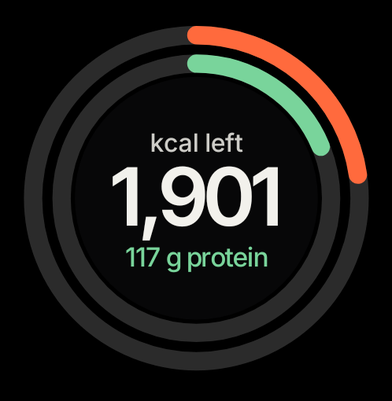
#> input picture docs/widgets/widget-2x2-rings.png, 392 x 401 px, shrunk from 498 x 510 before the run; its folder holds 4 pictures in this run
$ python make-widget-tiles.py
#> lines starting #> are read from the running program, lines starting #| are printed output that depends on the picture
"""Pad the real home-screen widget crops (docs/widgets, black wallpaper) into
tiles for the store deck. The editor rounds and frames them (radius, hairline,
soft shadow), so the padding keeps rings clear of the rounded corners."""
from pathlib import Path
from PIL import Image

ROOT = Path(__file__).resolve().parent.parent
SRC = ROOT.parent.parent / "docs" / "widgets"
PAD = 40
for name in ["widget-2x2-rings", "widget-4x2-wide", "widget-2x4-tall", "widget-4x4-day"]:
    im = Image.open(SRC / f"{name}.png").convert("RGB")
#> im is the input picture: PIL image 392x401 RGB; mean R, G, B 27.6, 25.7, 23
    tile = Image.new("RGB", (im.width + 2 * PAD, im.height + 2 * PAD), (0, 0, 0))
#> tile: PIL image 472x481 RGB; every value is 0
    tile.paste(im, (PAD, PAD))
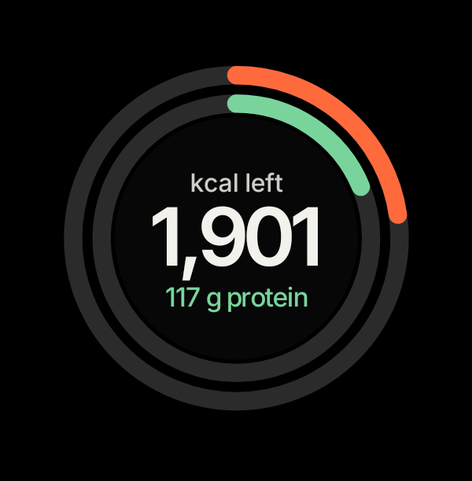
#> tile: PIL image 472x481 RGB; mean R, G, B 19.1, 17.8, 15.9
    tile.save(ROOT / "public" / "widgets" / f"{name}.png")
    print(name, tile.size)
#| widget-2x2-rings (472, 481)
#> pass 2 of the loop `for name in ["widget-2x2-rings", "widget-4x2-wide", "widget-2x4-tall",..`:
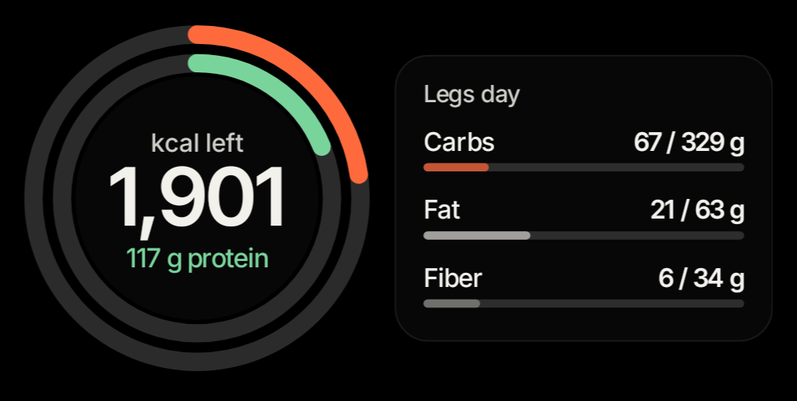
#> input picture docs/widgets/widget-4x2-wide.png, 797 x 401 px, shrunk from 1014 x 510 before the run
#> im is the input picture: PIL image 797x401 RGB; mean R, G, B 20.6, 19.4, 18.3
#> `tile.paste(im, (PAD, PAD))`:
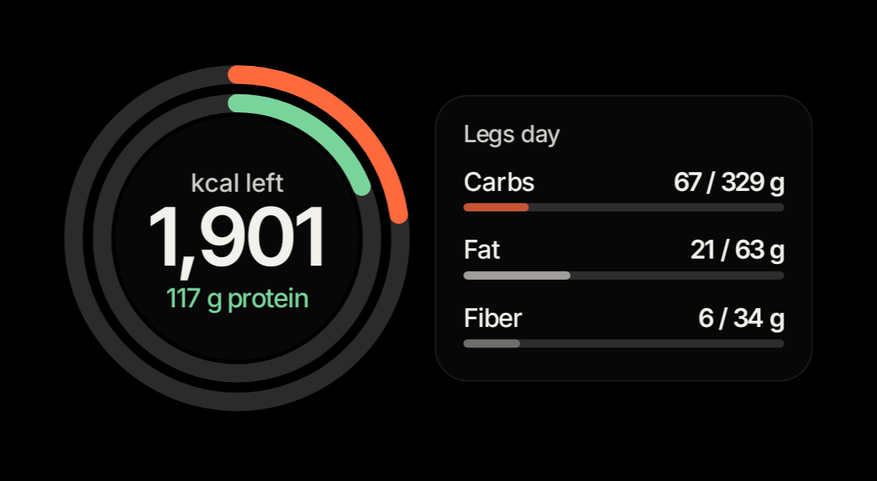
#> tile: PIL image 877x481 RGB; mean R, G, B 15.6, 14.7, 13.9
#| widget-4x2-wide (877, 481)
#> pass 3 of the loop `for name in ["widget-2x2-rings", "widget-4x2-wide", "widget-2x4-tall",..`:
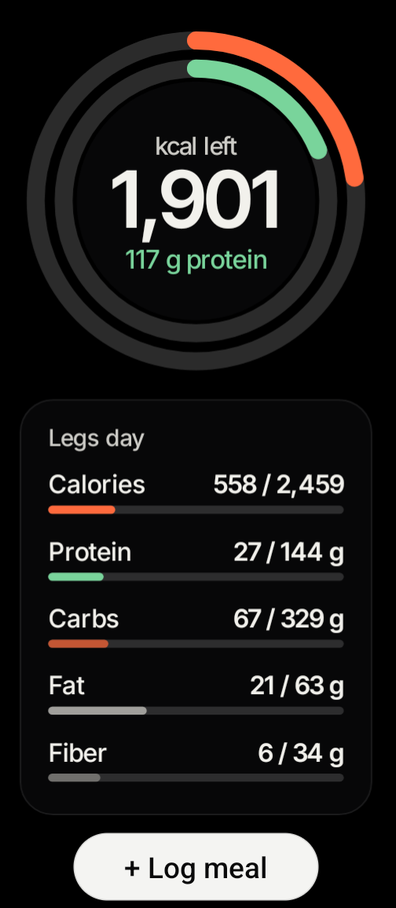
#> input picture docs/widgets/widget-2x4-tall.png, 396 x 908 px, shrunk from 504 x 1155 before the run
#> im is the input picture: PIL image 396x908 RGB; mean R, G, B 31.2, 30.1, 29
#> `tile.paste(im, (PAD, PAD))`:
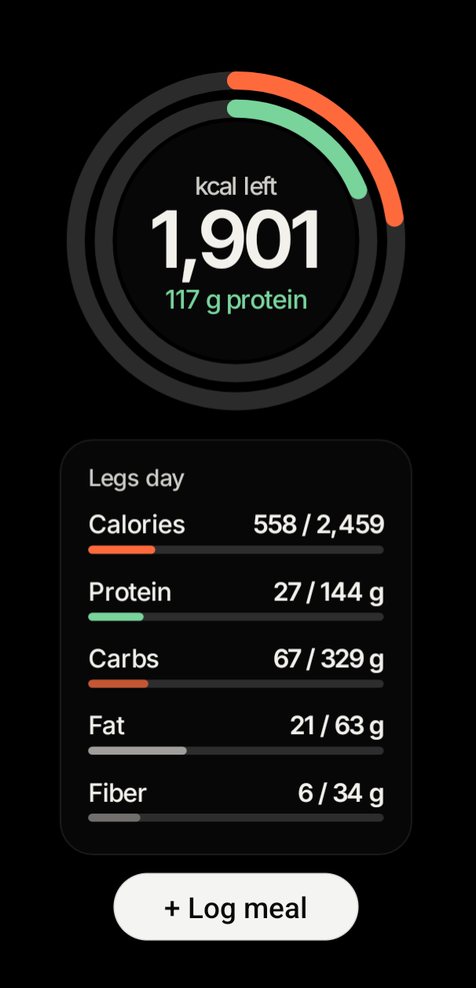
#> tile: PIL image 476x988 RGB; mean R, G, B 23.9, 23, 22.2
#| widget-2x4-tall (476, 988)
#> the loop made 4 passes; the first 3 are shown
